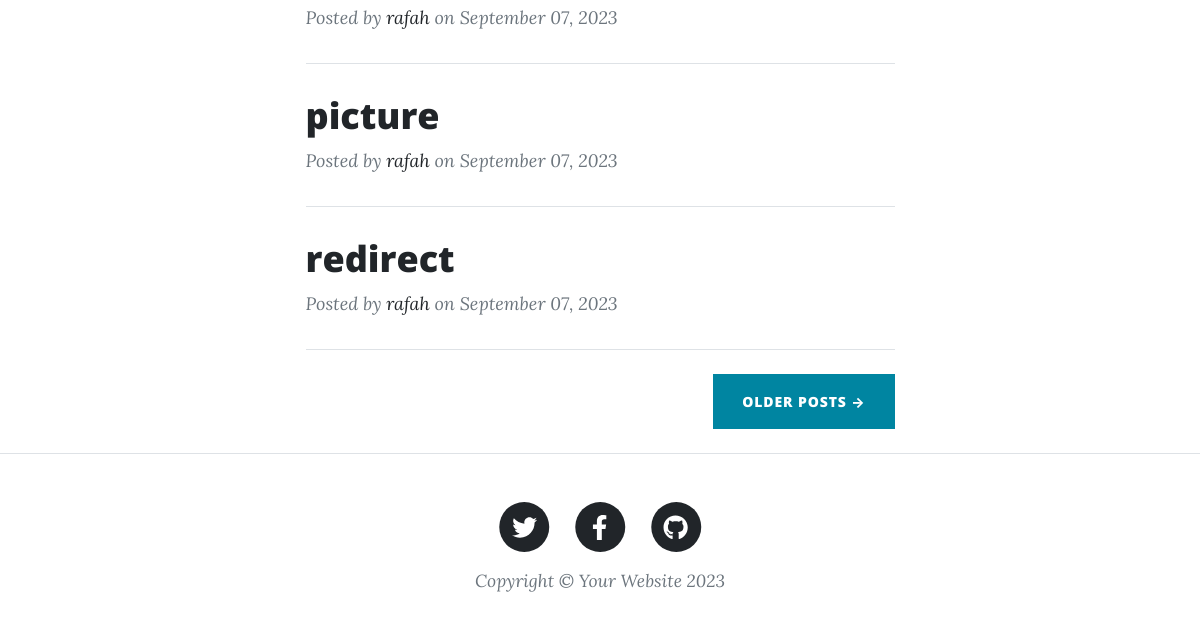
Page /blog/ (lower part) on the earlier database version.
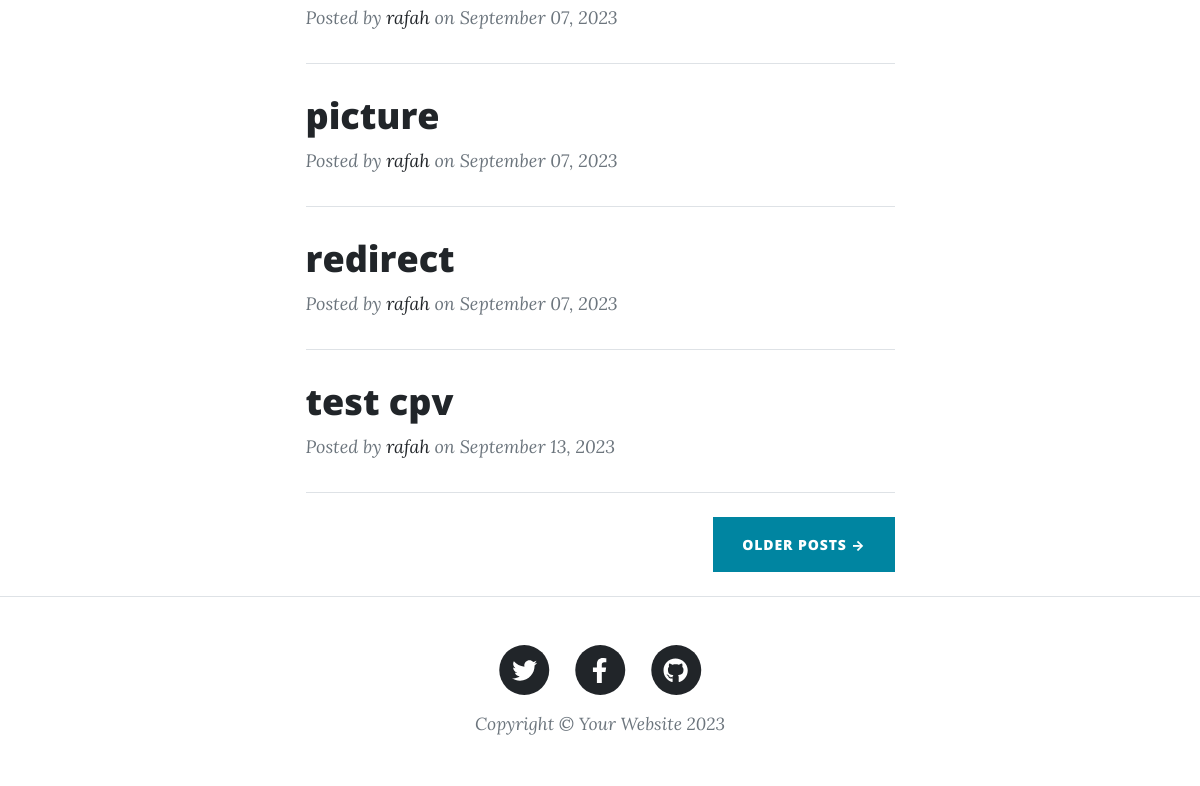
Same page on the later database version.
### posts/models.py (models this page shows, shortened)
class Post(models.Model):
    author=models.ForeignKey(User,related_name='post_author', on_delete=models.SET_NULL,null=True)
    title=models.CharField(max_length=120)
    content=models.TextField( max_length=250000)
    publish_date=models.DateTimeField(default=timezone.now)
    image = models.ImageField(upload_to='posts')
    tags = TaggableManager()
    slug = models.SlugField(null=True,blank=True)

### posts/views2.py (the view)
# urls.py: path('blog/', PostList.as_view()),
class PostList (generic.ListView):
    model=Post

### posts/templates/posts/post_list.html (shortened to what this page needs)
 {% load static %}
<!DOCTYPE html>
<html lang="en">
    <head>
        <link href="{%static 'css/styles.css'%}" rel="stylesheet" />
    </head>
    <body>
        <div class="container px-4 px-lg-5">
            <div class="row gx-4 gx-lg-5 justify-content-center">
                <div class="col-md-10 col-lg-8 col-xl-7">
                    {%for post in post_list %}
                        <div class="post-preview">
                            <a href="/blog/{{post.slug}}">
                                <h2 class="post-title">{{post.title}}</h2>
                            </a>
                            <p class="post-meta">
                                Posted by
                                <a href="#!">{{post.author}}</a>
                                on {{post.publish_date|date:"F d, o"}}
                            </p>
                        </div>
                        <hr class="my-4" />
                    {% endfor %}
                    <div class="d-flex justify-content-end mb-4"><a class="btn btn-primary text-uppercase" href="#!">Older Posts →</a></div>
                </div>
            </div>
        </div>
        <footer class="border-top">
            <div class="container px-4 px-lg-5">
                <div class="row gx-4 gx-lg-5 justify-content-center">
                    <div class="col-md-10 col-lg-8 col-xl-7">
                        <ul class="list-inline text-center">
                            <li class="list-inline-item">
                                <a href="#!">
                                    <span class="fa-stack fa-lg">
                                        <i class="fas fa-circle fa-stack-2x"></i>
                                        <i class="fab fa-twitter fa-stack-1x fa-inverse"></i>
                                    </span>
                                </a>
                            </li>
                            <li class="list-inline-item">
                                <a href="#!">
                                    <span class="fa-stack fa-lg">
                                        <i class="fas fa-circle fa-stack-2x"></i>
                                        <i class="fab fa-facebook-f fa-stack-1x fa-inverse"></i>
                                    </span>
                                </a>
                            </li>
                            <li class="list-inline-item">
                                <a href="#!">
                                    <span class="fa-stack fa-lg">
                                        <i class="fas fa-circle fa-stack-2x"></i>
                                        <i class="fab fa-github fa-stack-1x fa-inverse"></i>
                                    </span>
                                </a>
                            </li>
                        </ul>
                        <div class="small text-center text-muted fst-italic">Copyright &copy; Your Website 2023</div>
                    </div>
                </div>
            </div>
        </footer>
    </body>
</html>

Differences in the rows shown:
added Post: title "test cpv", author "rafah", publish_date "September 13, 2023"
